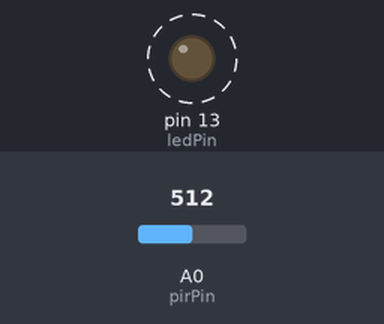
Recording of a sketch running on a simulated Arduino Uno, built with avr-gcc and run on an emulated ATmega328P. Shown: output pins drawn as LEDs (lit = HIGH). Dashed ring = blinking. The inputs (shaded band) are chosen by the test bench; at power-on: A0 (pirPin) = 512. What the sketch prints to the serial monitor is not drawn.

Above: at 0.2 s.
Timing chart, 0 to 3.0 s (numbered marks = the images above):
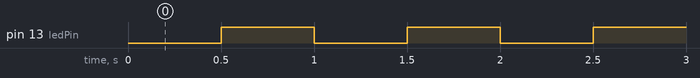

Measured:
- by itself, pin 13 (ledPin): alternates HIGH for 0.50 s and LOW for 0.50 s, 61 changes in all, then stays HIGH

The sketch:

Mouse_Trap.ino
```cpp
/*
   Mouse Trap
*/

#include <Servo.h>

#define ledPin 13
#define pirPin A0
#define servoPin 9

Servo servo;

void setup() {
  pinMode(ledPin, OUTPUT); digitalWrite(ledPin, HIGH);

  Serial.begin(57600);

  Serial.println("Arming in 30 seconds...");
  for (int x = millis(); (millis() - x) < 15000; ) {
    digitalWrite(ledPin, LOW);
    delay(500);
    digitalWrite(ledPin, HIGH);
    delay(500);
  }
  Serial.println("Arming in 15 seconds...");
  for (int x = millis(); (millis() - x) < 10000; ) {
    digitalWrite(ledPin, LOW);
    delay(500);
    digitalWrite(ledPin, HIGH);
    delay(500);
  }
  Serial.println("Arming in 5 seconds...");
  for (int x = millis(); (millis() - x) < 5000; ) {
    digitalWrite(ledPin, LOW);
    delay(500);
    digitalWrite(ledPin, HIGH);
    delay(500);
  }
  Serial.print("Checking stability...");

  unsigned long startTime = millis();
  while (true) {
    int pirVal = analogRead(pirPin);

    if (pirVal > 300) startTime = millis();

    unsigned long elapsedTime = millis() - startTime;

    if (elapsedTime > 10000) break;
  }

  Serial.println("complete.");
  Serial.println();

  digitalWrite(ledPin, LOW);

  Serial.println("Armed!");
  Serial.println();
}

void loop() {
  while (true) {
    int pirVal = analogRead(pirPin);

    Serial.println(pirVal);

    if (pirVal > 300) break;

    delay(500);
  }

  servo.attach(servoPin);
  servo.write(80);
  delay(500);
  servo.detach();

  Serial.println();
  Serial.println("Caught!");
  Serial.println();

  while (true) {
    digitalWrite(ledPin, LOW);
    delay(100);
    digitalWrite(ledPin, HIGH);
    delay(100);
  }
}
```
